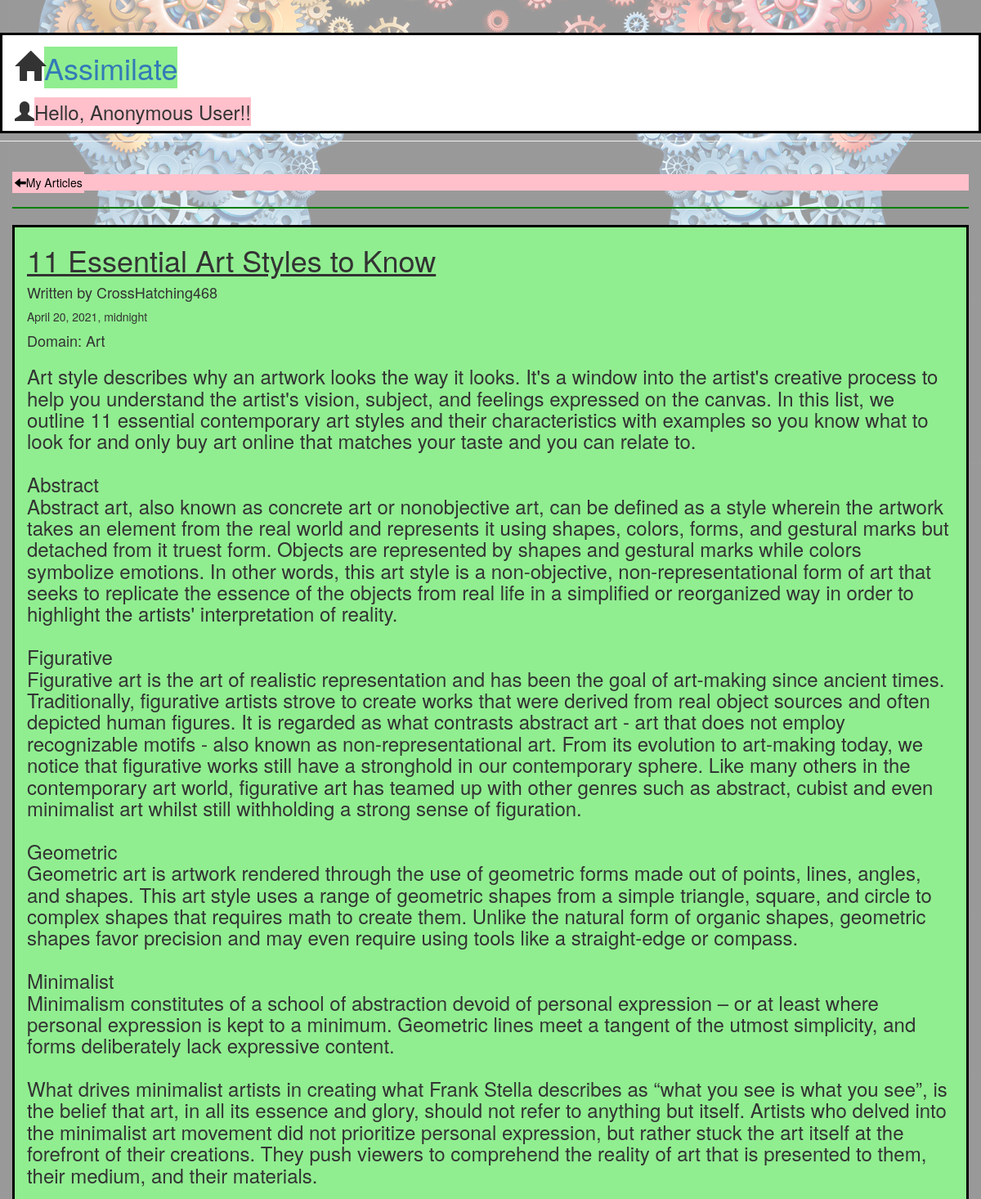
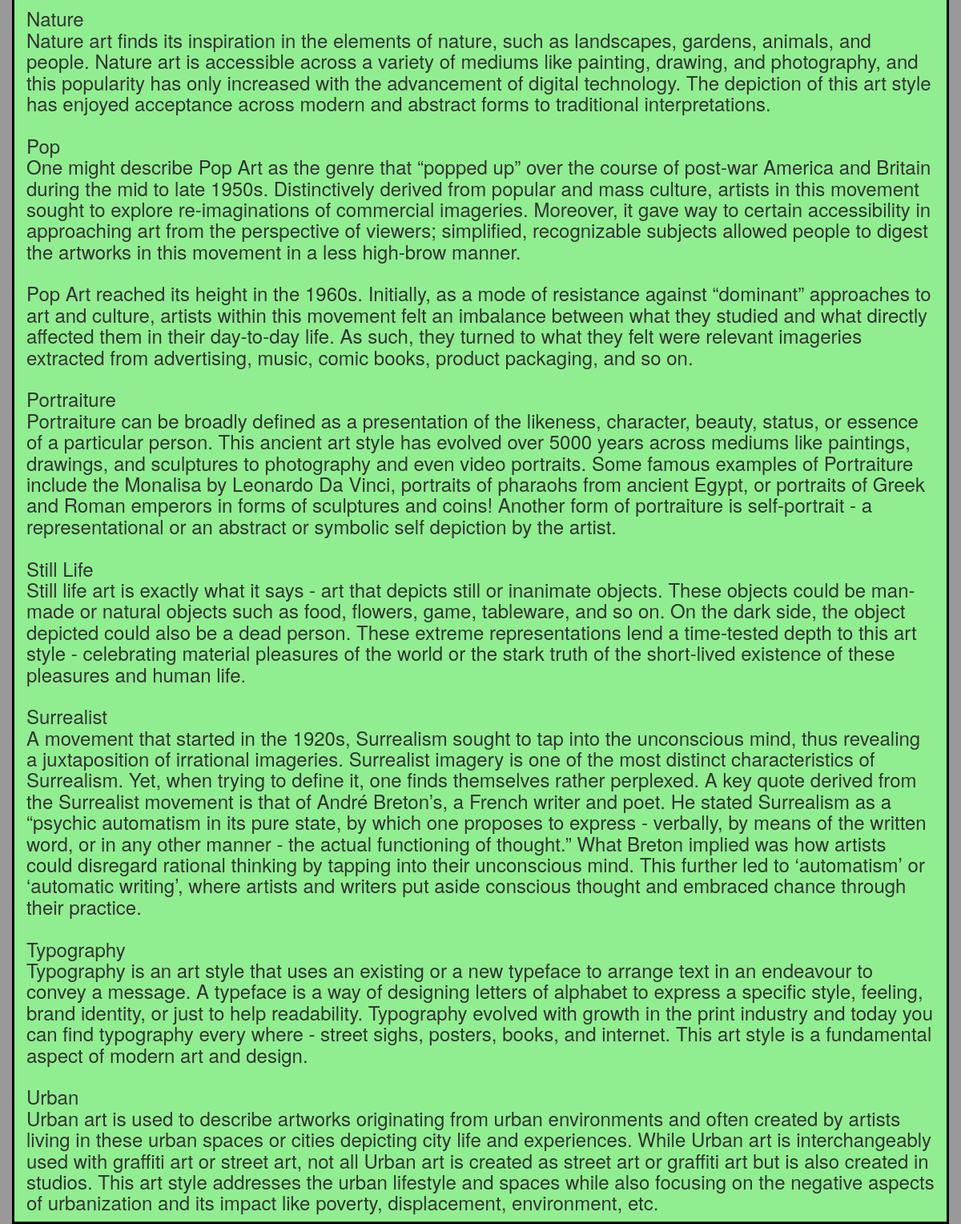
Screenshot of /post/68/ with the database file from the repository (2 pictures, top to bottom).
### assimilate/models.py (models this page shows, shortened)
class Post(models.Model):
    title = models.CharField(max_length=200)
    content = models.TextField()
    created_date = models.DateTimeField(default=timezone.now)
    published_date = models.DateTimeField(blank=True, null=True)
    domain = models.CharField(max_length=200, null=True)
    user = models.ForeignKey(User, on_delete=models.CASCADE, null=True,related_name='assimilate_user')

### assimilate/views.py (the view)
# urls.py: path('post/<int:pk>/', views.post_detail, name='post_detail'),
def post_detail(request, pk):
    post = get_object_or_404(Post, pk=pk)
    post_user=str(post.user)          #user (author) of the post
    loggedin_user=str(request.user)   #current logged-in user
    return render(request, 'assimilate/post_detail.html', {'post': post, 'post_user': post_user, 'loggedin_user': loggedin_user})

### assimilate/templates/assimilate/post_detail.html (shortened to what this page needs)
{% extends 'assimilate/base.html' %}
{% block content %}
    <article class="post">
    <br>
     <div style="
        left: 1570px;
    	top: 80px;
    	background-color:pink">
    	<a href="{{ request.META.HTTP_REFERER }}">
	{% if request.META.HTTP_REFERER == "http://localhost:8000/post_list/" %}
		<mark style="background-color:pink"><span class="glyphicon glyphicon-arrow-left"></span>My Articles</mark>
	{% elif request.META.HTTP_REFERER == "http://localhost:8000/browse/" %}
		<mark style="background-color:pink"><span class="glyphicon glyphicon-arrow-left"></span>All Articles</mark>
	{% elif 'search' in request.META.HTTP_REFERER %}
		<mark style="background-color:pink"><span class="glyphicon glyphicon-arrow-left"></span>Search Results</mark>
	{% else %}
		<a href="{% url 'post_list' %}"><mark style="background-color:pink"><span class="glyphicon glyphicon-arrow-left"></span>My Articles</mark></a>
	{% endif %}
    	</a>
    </div>
    	<hr style="border: 1px solid green;">
<div class="container green">
    	<h1><u>{{ post.title }}</u></h1>
    	<h4>Written by {{ post.user}}</h4>
        {% if post.published_date %}
            <time class="date">
                {{ post.published_date }}
            </time>
        {% endif %}
        {% if post.domain %}
                <h4>Domain: {{ post.domain }}</h4>
        {% endif %}
        <h3>{{ post.content|linebreaksbr }}</h3>
    </article>
</div>
{% endblock %}

### assimilate/templates/assimilate/base.html (style rules this page uses)
.green { background-color: lightgreen; width: 100%; height: 100%; border: 3px solid black; }

### rows the page displays
Post: title "11 Essential Art Styles to Know", user "CrossHatching468", published_date "April 20, 2021, midnight", domain "Art", content "Art style describes why an artwork looks the way it looks. It's a window into the artist's creative process to help you understand the artist's vision, subject, and feelings expressed on the canvas. In this list, we outline 11 essential contemporary art styles and their characteristics with examples so you know what to look for and only buy art online that matches your taste and you can relate to. Abstract Abstract art, also known as concrete art or nonobjective art, can be defined as a style wherein the artwork takes an element from the real world and represents it using shapes, colors, forms, and gestural marks but detached from it truest form. Objects are represented by shapes and…"
